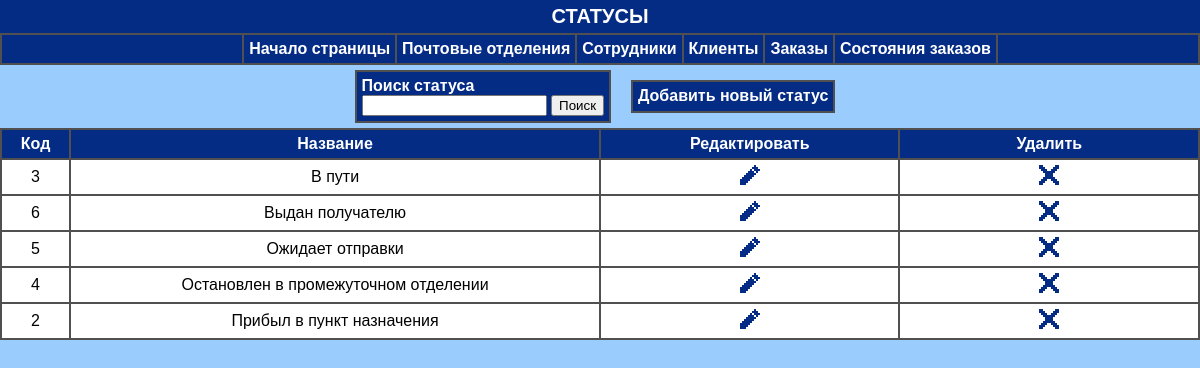
Page /statusOfOrders/statusPage.php on the committed database.
### tables this page shows
CREATE TABLE IF NOT EXISTS `statusoforders` (
  `statusID` int(11) unsigned NOT NULL AUTO_INCREMENT,
  `statusName` varchar(50) NOT NULL,
  PRIMARY KEY (`statusID`)
);

### functions_db.php (called while the page is built, shortened)
<?php
$link = false;
function get_all_status_info()
{
    global $link;
    $res = mysqli_query($link, "SELECT * FROM statusoforders ORDER BY statusName");
    return mysqli_fetch_all($res, MYSQLI_ASSOC);
}
?>

### statusOfOrders/statusPage.php (the view, shortened to what this page needs)
<?php
include "../functions_db.php";
$status_info = get_all_status_info();
?>
<!DOCTYPE html>
<html lang = "en">
<head>
    <link rel = "stylesheet" href = "statusPageStyle.css">
</head>
<body>
    <section class = "beginning", id='home'>
        <div class = "title_text">СТАТУСЫ</div>
    </section>
    <div class="nav">
        <ul>
            <li><a href="#home">Начало страницы</a></li>
            <li><a href="../departments/departmentsPage.php">Почтовые отделения</a></li>
            <li><a href="../workers/workersPage.php">Сотрудники</a></li>
            <li><a href="../clients/clientsPage.php">Клиенты</a></li>
            <li><a href="../orders/ordersPage.php">Заказы</a></li>
            <li><a href="../tabPartOrders/statusOrderPage.php">Состояния заказов</a></li>
        </ul>
    </div>
    <section class = "add_and_find_status">
        <div class = searchdiv>
            <form action="searchResultStatusPage.php" method="GET">
                <div><label for="search_term">Поиск статуса</label></div>
                <div><input type="text" id="search_term" name="search_term" required>
                <button type="submit">Поиск</button></div>
            </form>
        </div>
        <div class = "add_status_button">
            <a href = "statusAddPage.php">Добавить новый статус</a>
        </div>
    </section>
    <div class = "table">
        <table>
            <thead><th>Код</th><th>Название</th><th>Редактировать</th><th>Удалить</th></thead>
            <?php
                for($i = 0; $i < count($status_info); $i++)
                {
                    $status_id = $status_info[$i]["statusID"];
                    $status_name = $status_info[$i]["statusName"];
                    echo "<tr><td>$status_id</td>
                    <td>$status_name</td>
                    <td><a href = statusEditPage.php?statusEditById=$status_id><img src = '../Resources/edit.png'</a></td>
                    <td><a href = statusDeleteByIdController.php?statusDelById=$status_id><img src = '../Resources/cross.png'</a></td></tr>";
                }
            ?>
        </table>
    </div>
</body>
</html>

### statusOfOrders/statusPageStyle.css (style rules this page uses)
body { font-family: Arial, Helvetica, sans-serif; background-color: rgb(154, 205, 253); min-width: 1000px; margin: 0px; }
.beginning { display: flex; justify-content: center; background: rgb(4, 44, 133); padding: 5px; }
.title_text { color: rgb(255, 255, 255); font-size: 20px; font-weight: bold; }
.nav { z-index: 1; position: sticky; top: 0; }
.nav ul { display: flex; justify-content: center; background-color: rgb(4, 44, 133); border: 2px solid rgb(80, 80, 80); margin: 0px; }
.nav li { border-right: 2px solid rgb(80, 80, 80); padding: 5px; list-style-type: none; }
li:first-child { border-left: 2px solid rgb(80, 80, 80); }
.add_and_find_status { display: flex; justify-content: center; }
.add_status_button { padding: 5px; margin: 15px; background-color:rgb(4, 44, 133); border: 2px solid rgb(80, 80, 80); white-space: nowrap; }
a { color: rgb(255, 255, 255); text-decoration: none; font-weight: bold; }
.searchdiv { background-color: rgb(4, 44, 133); border: 2px solid rgb(80, 80, 80); padding: 5px; margin: 5px; color: rgb(255, 255, 255); font-weight: bold; }
table { border: 2px solid rgb(80, 80, 80); table-layout: fixed; width: 100%; border-collapse: collapse; }
table th { color: rgb(255, 255, 255); font-weight: bold; padding: 5px; background: rgb(4, 44, 133); border: 2px solid rgb(80, 80, 80); overflow: hidden; }
table td { background: rgb(255, 255, 255); padding: 5px; border: 2px solid rgb(80, 80, 80); overflow: hidden; text-align: center; }
th:nth-child(1), td:nth-child(1) { width: 5%; }
th:nth-child(2), td:nth-child(2) { width: 45%; }
th:nth-child(3), td:nth-child(3), th:nth-child(4), td:nth-child(4) { width: 25%; }

### rows in the picture
statusoforders: statusID "3", statusName "В пути"
statusoforders: statusID "6", statusName "Выдан получателю"
statusoforders: statusID "5", statusName "Ожидает отправки"
statusoforders: statusID "4", statusName "Остановлен в промежуточном отделении"
statusoforders: statusID "2", statusName "Прибыл в пункт назначения"
